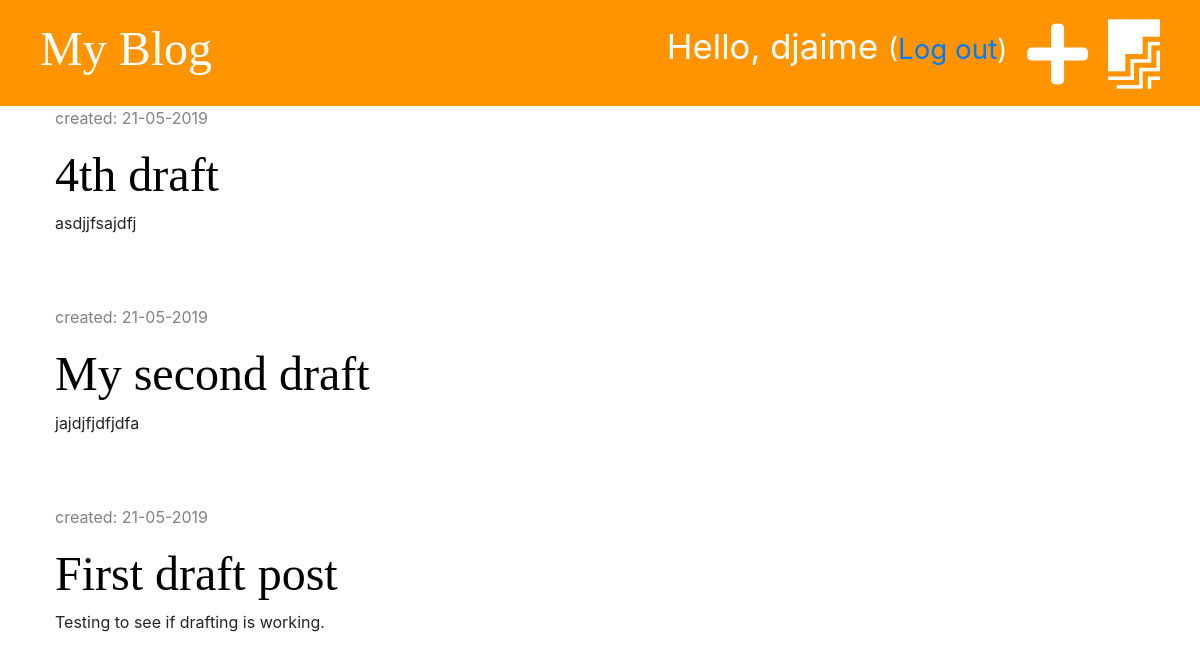
Before: /drafts/ (signed in) with the older database file.
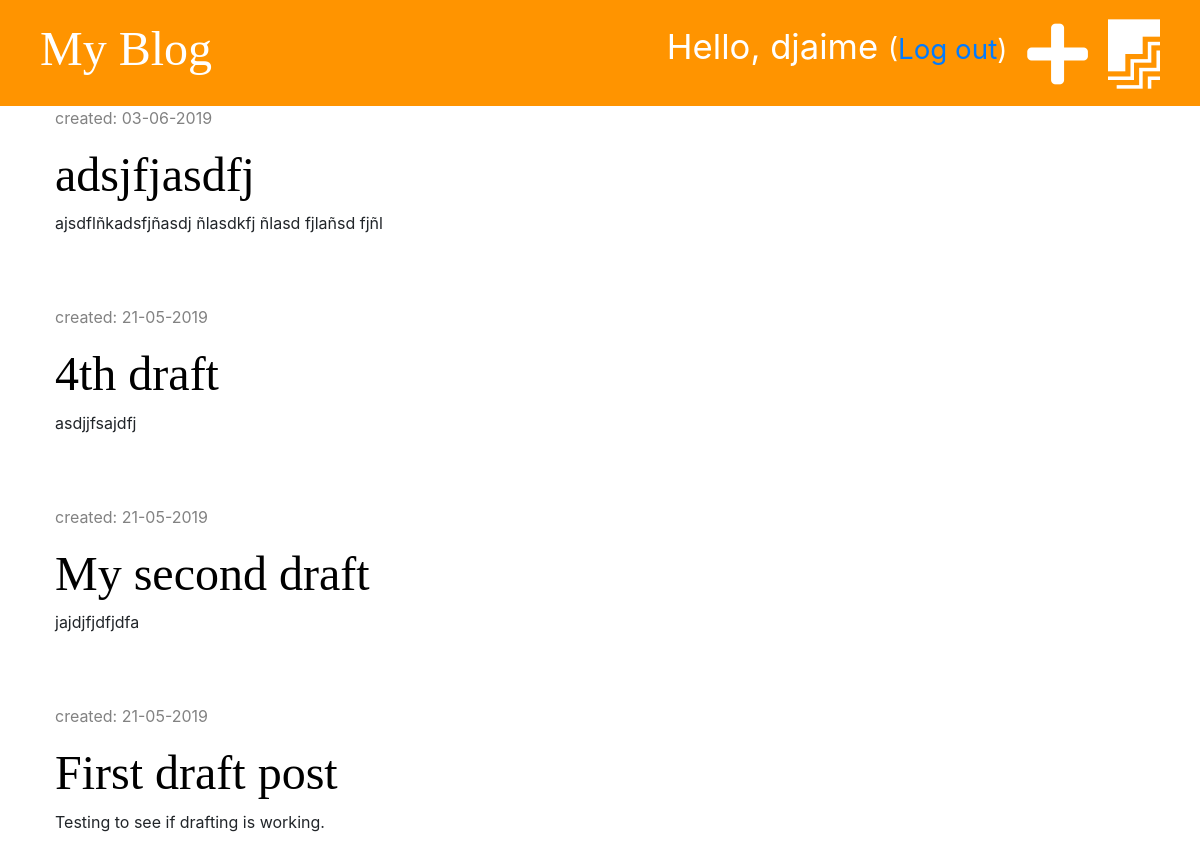
After: the same page with the newer database file.
### blog/models.py (models this page shows, shortened)
class Post(models.Model):
    author = models.ForeignKey('auth.User', on_delete=models.CASCADE)
    title = models.CharField(max_length=200)
    text = models.TextField()
    created_date = models.DateTimeField(default=timezone.now)
    published_date = models.DateTimeField(blank=True, null=True)

### blog/views.py (the view)
# urls.py: path('drafts/', views.post_draft_list, name='post_draft_list'),
@login_required
def post_draft_list(request):
    posts = Post.objects.filter(published_date__isnull=True).order_by('-created_date')
    stuff_for_frontend = {'posts': posts}
    return render(request, 'blog/post_draft_list.html', stuff_for_frontend)

### blog/templates/blog/post_draft_list.html (shortened to what this page needs)
{% extends 'blog/base.html' %}
{% block content %}
    {% for post in posts %}
        <div class="post">
            <p class="date">created: {{ post.created_date|date:'d-m-Y'}}</p>
            <h1><a href="{% url 'post_detail' pk=post.pk %}">{{ post.title }}</a></h1>
            <p>{{ post.text|truncatechars:50 }}</p>
        </div>
    {% endfor %}
{% endblock %}

Changed rows visible on the page:
added Post: created_date "03-06-2019", title "adsjfjasdfj", text "ajsdflñkadsfjñasdj ñlasdkfj ñlasd fjlañsd fjñl"
